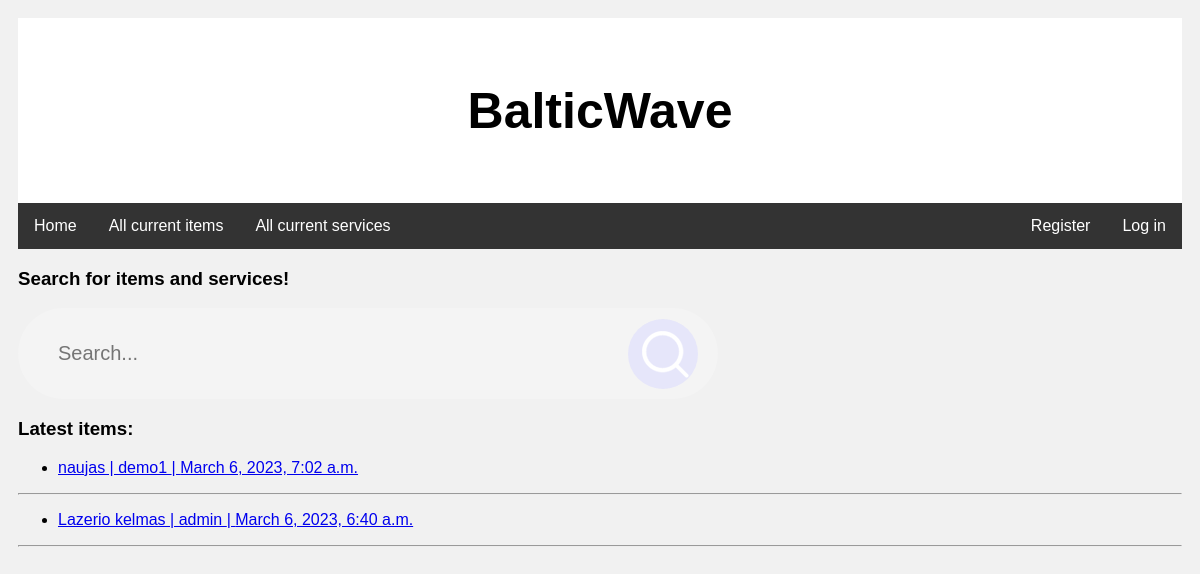
The app's page /balticwave/ with its own data.
### balticwave/models.py (models this page shows, shortened)
class Product(models.Model):
    product_name = models.CharField('Product name', max_length=200)
    product_seller = models.ForeignKey(to=User, on_delete=models.SET_NULL, null=True, blank=True)
    price = models.FloatField('Price', null=True, blank=True, default=0)
    short_description = HTMLField('Short description', max_length=200)
    description = HTMLField(default='No description')
    insDate = models.DateTimeField('Instance date', auto_now_add=True)
    type = models.ManyToManyField('ProductType')
    product_thumbnail = models.ImageField('Thumbnail', upload_to='product_thumbnails', null=True, blank=True)
    image1 = models.ImageField('Image 1', upload_to='product_images', null=True, blank=True)
    likes = models.ManyToManyField(User, related_name='blogpost_like')
    CITY_CHOICES = [
        ('Klaipėda county', (
            ('KLP', 'Klaipėda'),
            ('PL', 'Palanga'),
            ('NID', 'Nida'),
        )
         ),
        ('Kaunas county', (
            ('KUN', 'Kaunas'),
            ('JON', 'Jonava'),
            ('KĖD', 'Kėdainiai')
        )
         ),
        ('Vilnius county', (
            ('VIL', 'Vilnius'),
            ('UKM', 'Ukmergė'),
            ('ELE', 'Elektrėnai'),
        )
         ),
        ('Šiauliai county', (
            ('ŠL', 'Šiauliai'),
            ('RAD', 'Radviliškis'),
            ('NJA', 'Naujoji Akmenė'),
        )
         ),
        ('UN', 'Undefined'),
    ]
    LOAN_STATUS = (
        ('a', 'Available'),
        ('r', 'Reserved'),
        ('t', 'Sold'),
    )
    status = models.CharField(max_length=1, choices=LOAN_STATUS, blank=True, default='a', help_text='Status',)
    city = models.CharField(max_length=3, choices=CITY_CHOICES, help_text='City', default='UN')
    def __str__(self):
        return (f'{self.product_name} | {self.product_seller}')

### balticwave/views.py (the view)
# urls.py: path('', views.home, name='home'),
def home(request):
    latest_prod = Product.objects.all().order_by('-id')[:5]
    context = {
    'latest_prod': latest_prod,
    }
    return render(request, 'home.html', context=context)

### balticwave/templates/home.html
{% extends "base.html" %}
{% load static %}
{% block content %}
<div class="row">
    <div class="leftcolumn">
        <h3>Search for items and services!</h3>
        <form action="{% url 'search' %}" method="get" class="search-bar">
            <input name="query" type="text" placeholder="Search...">
            <button type="submit"><img src="{% static 'img/search.png' %}"></button>
        </form>
    </div>
</div>
<h3>Latest items:</h3>
{% for latest_prod in latest_prod %}
<ul>
    <li><a href="{% url 'product-detail' latest_prod.id %}"> {{ latest_prod }} | {{ latest_prod.insDate }} </a></li>
</ul>
<hr>
{% endfor %}
{% endblock %}

### balticwave/static/css/style.css (style rules this page uses)
* { box-sizing: border-box; }
body { font-family: Arial; padding: 10px; background: #f1f1f1; }
.leftcolumn { float: left; width: 75%; }
.row:after { content: ""; display: table; clear: both; }
.search-bar { width: 100%; max-width: 700px; background: rgba(255, 255, 255, 0.2); display: flex; align-items: center; border-radius: 60px; padding: 10px 20px; }
.search-bar input { background: transparent; flex: 1; border: 0; outline: none; padding: 24px 20px; font-size: 20px; color: #000000; }
.search-bar button { border: 0; border-radius: 50%; width: 70px; height: 70px; background: #E6E6FA; cursor: pointer; }

### records on screen
Product: product_name+product_seller "naujas | demo1", insDate "March 6, 2023, 7:02 a.m."
Product: product_name+product_seller "Lazerio kelmas | admin", insDate "March 6, 2023, 6:40 a.m."
